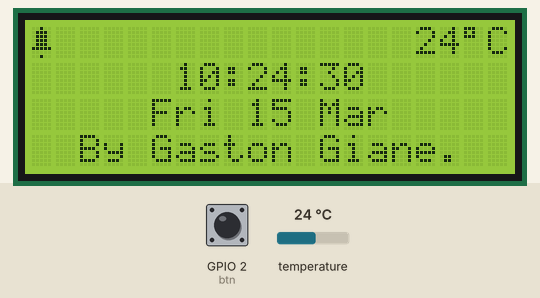
Recording of a program running on a simulated ESP32 board running MicroPython. Shown: 20×4 character LCD. The test bench sets the inputs (shaded band); at power-on: temperature 24 °C, GPIO 2 (btn) HIGH. The clock reads 2024-03-15 10:24:30 at power-on unless the program sets it; what the program prints to the serial console is not drawn.

Above: at 0.2 s.
1.3 s: temperature set to 12 °C
At 2.6 s:
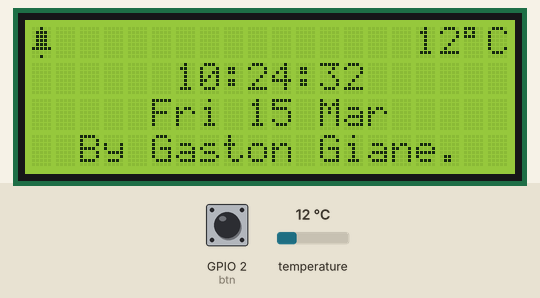
3.5 s: temperature set to 19 °C
At 4.7 s:
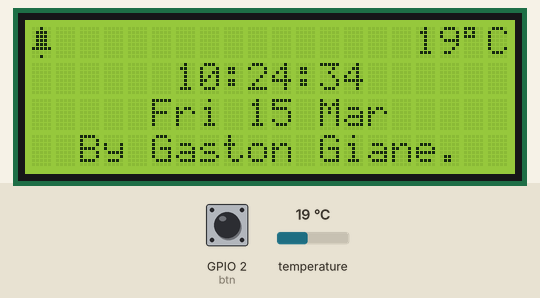
5.5 s: temperature set to 28 °C
At 6.8 s:
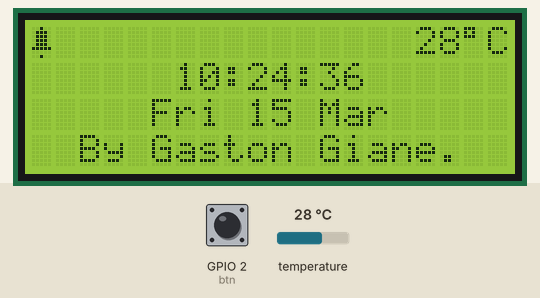
Timing chart, 0 to 8.5 s (numbered marks = the images above; inputs shaded):
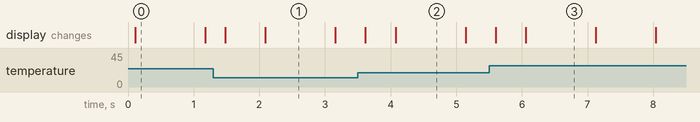

Measured:
- what the display in image 0 shows lasts 1.1 s, from 0.1 s to 1.2 s

The program:

main.py
```python
from machine import I2C, Pin, Timer
import time
from lcd_api import LcdApi
from pico_i2c_lcd import I2cLcd
import DS3231

# ---- I2C Settings ---- #
i2c = I2C(0, sda=Pin(21), scl=Pin(22))

# ---- Rotary Encoder ---- #
btn = Pin(2, Pin.IN, Pin.PULL_UP)

# ---- Display Settings ---- #
addr = 0x27
rows = 4
cols = 20
lcd = I2cLcd(i2c, addr, rows, cols)

# ---- DS3231 Settings ---- #
ds = DS3231.DS3231(i2c)

# ---------- ## ------------- #


def time_funtion():
    lcd.putstr('{:02d}:{:02d}:{:02d}'.format(ds.Hour(), ds.Minute(),
                                             ds.Second()))


def day():
    wkdays = ['Mon', 'Tue', 'Wed', 'Thu', 'Fri', 'Sat', 'Sun']
    months = [
        'Jan', 'Feb', 'Mar', 'Apr', 'May', 'Jun', 'Jul', 'Aug', 'Sep', 'Oct',
        'Nov', 'Dec'
    ]
    lcd.putstr('{} {:02d} {}'.format(wkdays[ds.Weekday() - 1], ds.Day(),
                                     months[ds.Month() - 1]))


def temp():
    grade = [0x1C, 0x14, 0x1C, 0x00, 0x00, 0x00, 0x00, 0x00]
    lcd.custom_char(0, bytearray(grade))
    lcd.putstr('{:02d}'.format(int(ds.Temperature())))
    lcd.putchar(chr(0))
    lcd.putstr('C')


def alarm():
    alarm = [0x04, 0x0E, 0x0E, 0x0E, 0x0E, 0x1F, 0x00, 0x04]
    lcd.custom_char(1, bytearray(alarm))
    lcd.putchar(chr(1))


def btn_status(timer):
    print('Value BNT: {}'.format(btn.value()))


def main():
    lcd.clear()
    tim = Timer(1)
    tim.init(period=1000, mode=Timer.PERIODIC, callback=btn_status)
    while True:
        lcd.move_to(0, 0)
        alarm()
        lcd.move_to(16, 0)
        temp()
        lcd.move_to(6, 1)
        time_funtion()
        lcd.move_to(5, 2)
        day()
        lcd.move_to(2, 3)
        lcd.putstr('By Gaston Giane.')
        time.sleep(0.1)


if __name__ == '__main__':
    main()
```
